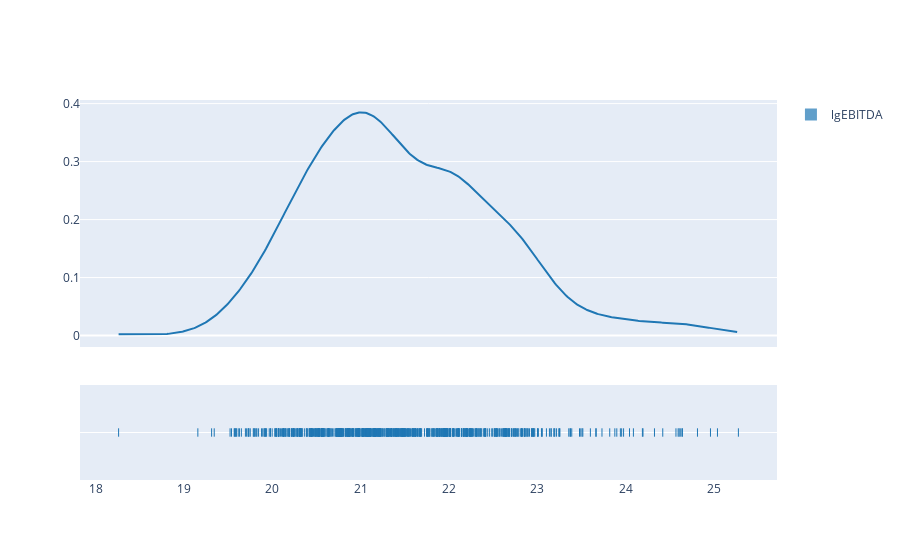

This figure's notebook cell:
### Markdown cell above
[Code section 21]

### Code cell
hist_data = [df_ana12to15['lgEBITDA'].to_numpy()]
group_labels = ['lgEBITDA'] # name of the dataset

fig = ff.create_distplot(hist_data, group_labels, bin_size=1000000000)
fig.show()

### Figure 1 — Plotly figure (JSON) as saved in the notebook; plotly's stock layout.template omitted (floating-point values rounded to 4 significant figures; data arrays with more than 128 entries replaced by an {"elided": "..."} marker saying what was removed)
{"data": [{"autobinx": false, "histnorm": "probability density", "legendgroup": "lgEBITDA", "marker": {"color": "rgb(31, 119, 180)"}, "name": "lgEBITDA", "opacity": 0.7, "type": "histogram", "x": {"elided": "705 float values"}, "xaxis": "x", "xbins": {"end": 25.28, "size": 1000000000, "start": 18.26}, "yaxis": "y"}, {"legendgroup": "lgEBITDA", "marker": {"color": "rgb(31, 119, 180)"}, "mode": "lines", "name": "lgEBITDA", "showlegend": false, "type": "scatter", "x": {"elided": "500 float values"}, "xaxis": "x", "y": {"elided": "500 float values"}, "yaxis": "y"}, {"legendgroup": "lgEBITDA", "marker": {"color": "rgb(31, 119, 180)", "symbol": "line-ns-open"}, "mode": "markers", "name": "lgEBITDA", "showlegend": false, "type": "scatter", "x": {"elided": "705 float values"}, "xaxis": "x", "y": {"elided": "705 str values"}, "yaxis": "y2"}], "layout": {"barmode": "overlay", "hovermode": "closest", "legend": {"traceorder": "reversed"}, "xaxis": {"anchor": "y2", "domain": [0, 1], "zeroline": false}, "yaxis": {"anchor": "free", "domain": [0.35, 1], "position": 0}, "yaxis2": {"anchor": "x", "domain": [0, 0.25], "dtick": 1, "showticklabels": false}}}
